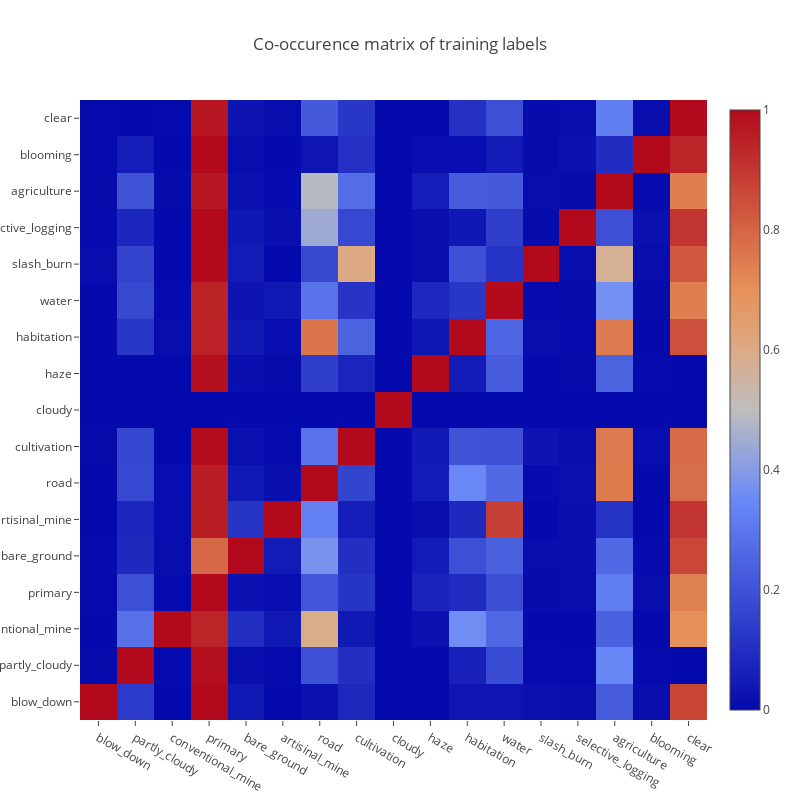
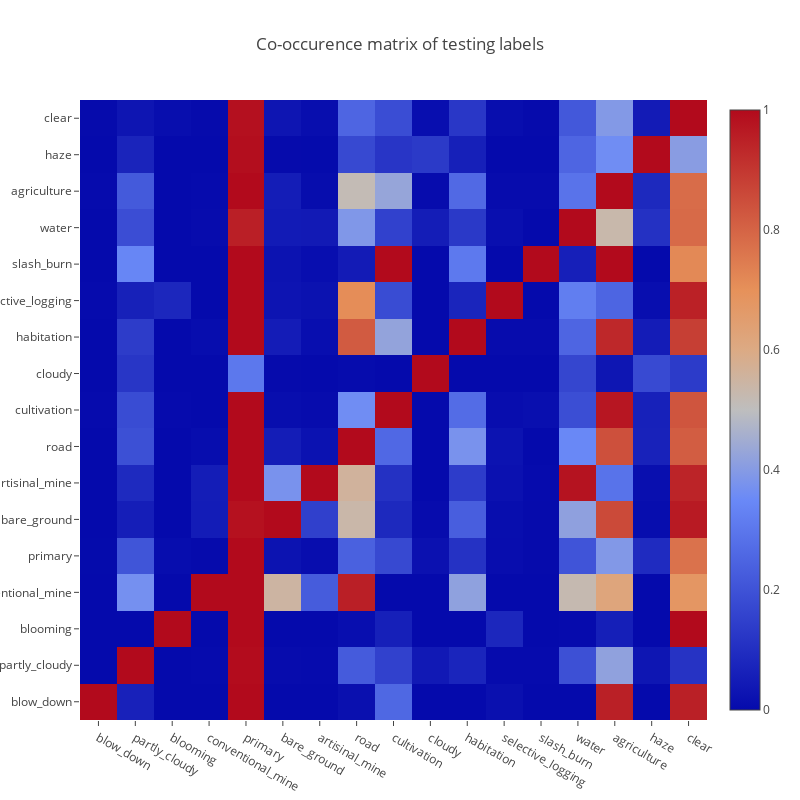

Notebook cell for these charts, in order:
### Code cell
import plotly.graph_objs as go
import plotly.offline as py
py.init_notebook_mode(connected=True)
import plotly.tools as tls
from collections import Counter, defaultdict
    
# Histogram of labeled data: train/test
labels = [labels_df['tags'].apply(lambda x: x.split(' ')),
          labels_df_test['tags'].apply(lambda x: x.split(' '))]
dist_titles = ['Distribution of training labels', 'Distribution of testing labels']
cooccur_titles = ['Co-occurence matrix of training labels', 'Co-occurence matrix of testing labels']
dist_fns = ['train-label-dist', 'test-label-dist']
cooccur_fns = ['train-cooccur-matrix', 'test-cooccur-matrix']

for idx in [0,1]: # Train vs. test

    counts = defaultdict(int)
    for l in sorted(labels[idx]):
        for l2 in l:
            counts[l2] += 1

#    data=[go.Bar(x=list(counts.keys()), y=list(counts.values()))]
#    layout=dict(height=800, width=800, title=dist_titles[idx])
#    fig=dict(data=data, layout=layout)
#    py.iplot(fig, filename=dist_fns[idx])

    tags_s = pd.Series(list(chain.from_iterable(labels[idx]))).value_counts()
    fig, ax = plt.subplots(figsize=(16, 8))
    sns.barplot(x=tags_s, y=tags_s.index, orient='h');
    plt.title(dist_fns[idx])
    plt.show()

    # Co-occurrence Matrix 
    com = np.zeros([len(counts)]*2)
    for i, l in enumerate(list(counts.keys())):
        for i2, l2 in enumerate(list(counts.keys())):
            c = 0
            cy = 0
            for row in sorted(labels[idx].values):
                if l in row:
                    c += 1
                    if l2 in row: cy += 1
            com[i, i2] = cy / c

    data=[go.Heatmap(z=com, x=list(counts.keys()), y=list(counts.keys()))]
    layout=go.Layout(height=800, width=800, title=cooccur_titles[idx])
    fig=dict(data=data, layout=layout)
    py.iplot(fig, filename=cooccur_fns[idx])

### Figure 1 — Plotly figure (JSON) as saved in the notebook; plotly's stock layout.template omitted (floating-point values rounded to 4 significant figures; data arrays with more than 128 entries replaced by an {"elided": "..."} marker saying what was removed)
{"data": [{"type": "heatmap", "uid": "ff84b930-bed2-11e8-87f7-b8e8560f51fe", "x": ["blow_down", "partly_cloudy", "conventional_mine", "primary", "bare_ground", "artisinal_mine", "road", "cultivation", "cloudy", "haze", "habitation", "water", "slash_burn", "selective_logging", "agriculture", "blooming", "clear"], "y": ["blow_down", "partly_cloudy", "conventional_mine", "primary", "bare_ground", "artisinal_mine", "road", "cultivation", "cloudy", "haze", "habitation", "water", "slash_burn", "selective_logging", "agriculture", "blooming", "clear"], "z": {"elided": "17x17 float values"}}], "layout": {"height": 800, "title": "Co-occurence matrix of training labels", "width": 800}}

### Figure 2 — Plotly figure (JSON) as saved in the notebook; plotly's stock layout.template omitted (floating-point values rounded to 4 significant figures; data arrays with more than 128 entries replaced by an {"elided": "..."} marker saying what was removed)
{"data": [{"type": "heatmap", "uid": "0c5b658c-bed3-11e8-8561-b8e8560f51fe", "x": ["blow_down", "partly_cloudy", "blooming", "conventional_mine", "primary", "bare_ground", "artisinal_mine", "road", "cultivation", "cloudy", "habitation", "selective_logging", "slash_burn", "water", "agriculture", "haze", "clear"], "y": ["blow_down", "partly_cloudy", "blooming", "conventional_mine", "primary", "bare_ground", "artisinal_mine", "road", "cultivation", "cloudy", "habitation", "selective_logging", "slash_burn", "water", "agriculture", "haze", "clear"], "z": {"elided": "17x17 float values"}}], "layout": {"height": 800, "title": "Co-occurence matrix of testing labels", "width": 800}}
